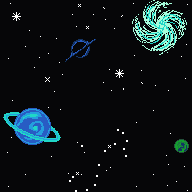

Below is a game level as drawn by its tile map, then a one-line description and the .tmx file that defines it, in full:
An orthogonal 6x6 tile map with 32x32 px tiles, 1 tile layer (Tile Layer 1).

<map version="1.10" tiledversion="1.11.2" orientation="orthogonal" renderorder="right-down" width="6" height="6" tilewidth="32" tileheight="32" infinite="0" nextlayerid="2" nextobjectid="1">
 <tileset firstgid="1" source="baseTiles.tsx" />
 <layer id="1" name="Tile Layer 1" width="6" height="6">
  <data encoding="csv">
107,123,124,90,103,104,
92,75,89,123,119,120,
123,91,123,76,74,92,
71,72,123,123,92,123,
87,88,105,106,123,73,
92,123,121,122,92,75
</data>
 </layer>
</map>